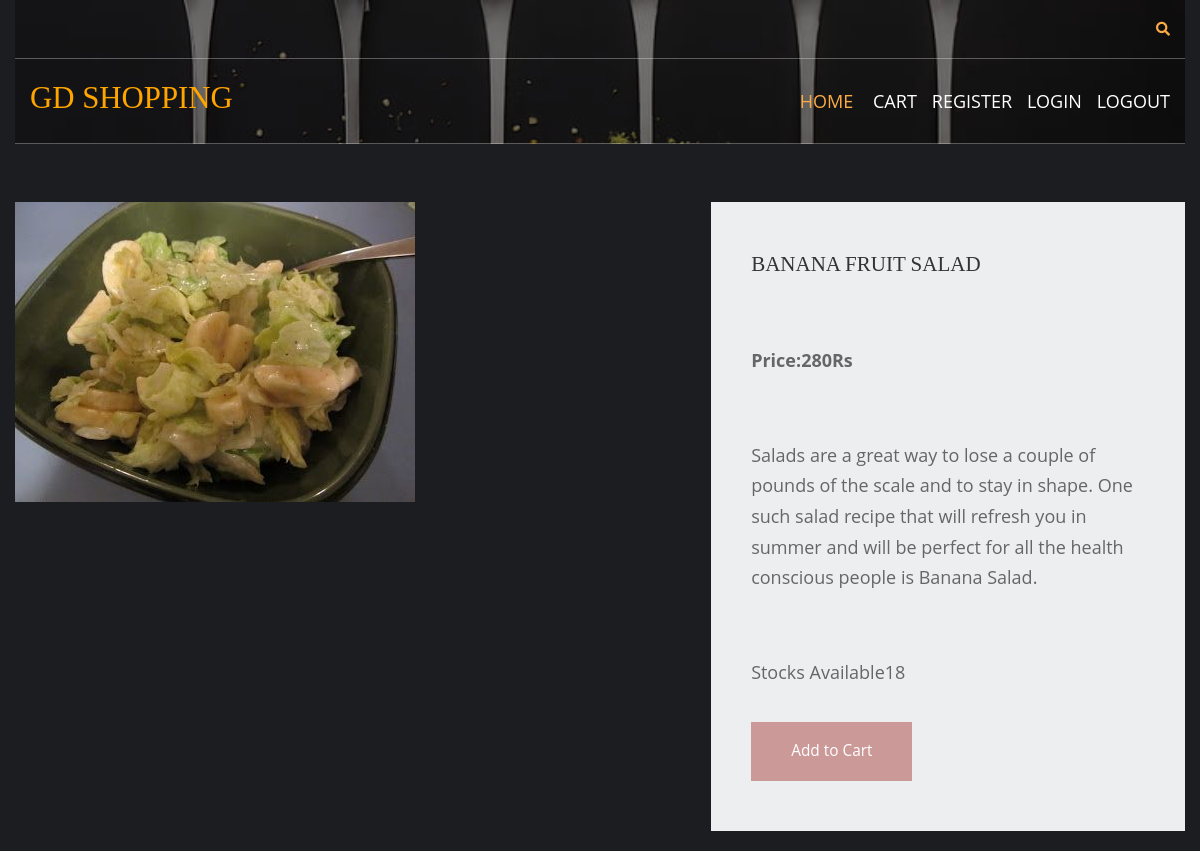
The page /fruits/banana-fruit-salad on the database its author committed.
### shop/models.py (models this page shows, shortened)
class products(models.Model):
    name = models.CharField(max_length=100, unique=True)
    slug = models.SlugField(max_length=100, unique=True)
    img = models.ImageField(upload_to='product')
    desc = models.TextField()
    stock = models.IntegerField()
    available = models.BooleanField()
    price = models.IntegerField()
    category=models.ForeignKey(categ,on_delete=models.CASCADE)

### shop/views.py (the view)
# urls.py: path('<slug:c_slug>/<slug:product_slug>',views.prodDetails,name="details"),
def prodDetails(request,c_slug,product_slug):
    try:
        prod=products.objects.get(category__slug=c_slug,slug=product_slug)
    except Exception as e:
        raise e
    return render(request,'item.html',{'pr':prod})

### cart/context_processor.py (called while the page is built)
def count(request):
    item_count=0
    if 'admin' in request.path:
        return {}
    else:
        try:
            ct=cartlist.objects.filter(cart_id=c_id(request))
            cti=items.objects.all().filter(cart=ct[:1])
            for c in cti:
                item_count += c.quan
        except cartlist.DoesNotExist:
            item_count=0
        return dict(itc=item_count)

### cart/views.py (called while the page is built)
def c_id(request):
    ct_id=request.session.session_key
    if not ct_id:
        ct_id=request.session.create()
    return ct_id

### templates/item.html (shortened to what this page needs)
{% extends 'base.html' %}
{% load static %}
{% block content %}
<html lang="en">
<head>
    <link href="{% static 'pr/fontawesome/css/all.min.css' %}" rel="stylesheet" />
    <link href="{% static 'pr/css/templatemo-comparto.css' %}" rel="stylesheet" />
</head>
<body>
  <br><br>
        <section class="tm-mb-1" id="about">
            <div class="tm-row tm-about-row">
                <div class="tm-section-1-l">
                    <img src="{{pr.img.url}}" alt="About image" class="tm-img-responsive">
                </div>
                <article class="tm-section-1-r tm-bg-color-8">
                    <h2 class="tm-mb-2 tm-title-color">{{pr.name}}</h2><br>
                    <p><b>Price:{{pr.price}}Rs</b></p><br>
                    <p>{{pr.desc}}</p><br>
                    <p>Stocks Available{{pr.stock}}</p>
{% if pr.stock <= 0 %}
                    <h2 style="color:red"><b>Sorry,There is no stock left</b></h2>
                    {% else %}
                    <a href="{% url 'addcart' pr.id %}" class="tm-btn tm-btn-1 tm-link-to-services">Add to Cart</a>
{% endif %}
                </article>
            </div>
        </section>
</body>
</html>
{% endblock %}

### static/hm/layout/styles/layout.css (style rules this page uses)
*, *::before, *::after { transition:all .3s ease-in-out; }
body { color:#A5A6AA; background-color:#1C1D21; }
a { color:#FBAB45; }

### static/pr/css/templatemo-comparto.css (style rules this page uses)
*, *::before, *::after { box-sizing: border-box; outline: none; }
ul, h1, h2, h3, h4, p, figure { padding: 0; margin: 0; }
body { font-family: 'Open Sans', Arial, sans-serif; font-size: 18px; overflow-x: hidden; padding-left: 15px; padding-right: 15px; margin: 0; }
h2 { font-size: 1.5rem; }
a { transition: all 0.3s ease; text-decoration: none; }
p { color: #666; line-height: 1.7; margin-bottom: 35px; }
h1, h2, h3, h4, h5, h6 { color: #333; }
.tm-mb-1 { margin-bottom: 20px; }
.tm-mb-2 { margin-bottom: 40px; }
.tm-bg-color-8 { background-color: #EDEEEF; }
.tm-img-responsive { max-width: 100%; height: auto; }
.tm-section-1-l { width: 57.85%; margin-right: 1.65%; }
.tm-section-1-r { padding: 50px 40px; width: 40.5%; }
.tm-row { display: flex; }
.tm-btn { display: inline-block; padding: 15px 40px; font-size: 1.1rem; border: none; background-color: #CC9999; color: white; }
a { color: #666; }

### static/hm/layout/styles/framework.css (style rules this page uses)
html { overflow-y:scroll; overflow-x:hidden; }
html, body { margin:0; padding:0; font-size:14px; line-height:1.6em; }
*, *::before, *::after { box-sizing:border-box; }
a { outline:none; text-decoration:none; }
img { width:auto; max-width:100%; height:auto; margin:0; padding:0; border:none; line-height:normal; vertical-align:middle; }
body, input, textarea, select { font-family:Verdana, Geneva, sans-serif; }
h1, h2, h3, h4, h5, h6, .heading { font-family:Georgia, "Times New Roman", Times, serif; }
::placeholder { opacity:1; }
h1, h2, h3, h4, h5, h6, .heading { margin:0 0 20px 0; font-size:1.4rem; line-height:normal; font-weight:normal; text-transform:uppercase; }
address, article, aside, figcaption, figure, footer, header, main, nav, section { display:block; margin:0; padding:0; }

### rows shown on the page
products: img (picture), name "BANANA FRUIT SALAD", price "280", desc "Salads are a great way to lose a couple of pounds of the scale and to stay in shape. One such salad recipe that will refresh you in summer and will be perfect for all the health conscious people is Banana Salad.", stock "18"
